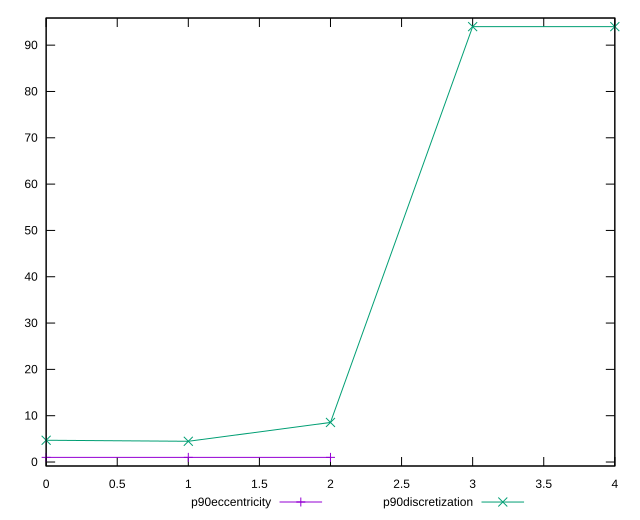

gnuplot code for this plot:
reset

$p90Eccentricity <<EOF
0 0.9999999999999996
1 0.9999999999999992
2 1
EOF

$p90Discretization <<EOF
0 4.7
1 4.476190476190476
2 8.545454545454545
3 94
4 94
EOF

set key outside below
set xrange [0:4]
set yrange [-0.8600000000000009:95.86]
set trange [-0.8600000000000009:95.86]
set terminal svg size 640, 520 enhanced background rgb 'white'
set output "report_00015_2021-02-09T16-11-33.973Z/uses-webp-images/progression/eccentricity.svg"

plot $p90Eccentricity title "p90eccentricity" with linespoints, \
     $p90Discretization title "p90discretization" with linespoints

reset
